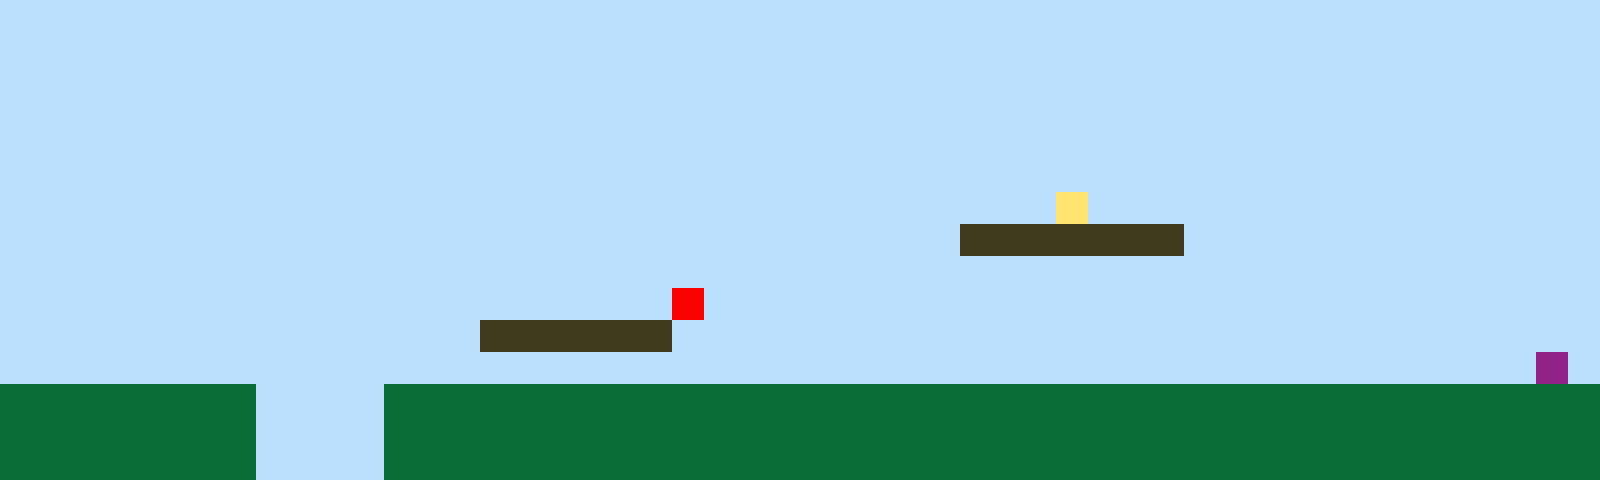

A 2D game scene composited from a Tiled map and its tileset images. What follows is a short description and the map's XML, with every tile layer's data as written:
An orthogonal 50x15 tile map with 32x32 px tiles, 1 tile layer (Tile Layer 1).

<map version="1.10" tiledversion="1.11.2" orientation="orthogonal" renderorder="right-up" width="50" height="15" tilewidth="32" tileheight="32" infinite="0" nextlayerid="2" nextobjectid="1"><editorsettings><export target="map1.csv" format="csv" /></editorsettings><tileset firstgid="1" name="sprites" tilewidth="32" tileheight="32" tilecount="6" columns="3"><image source="sprites.png" width="96" height="64" /></tileset><layer id="1" name="Tile Layer 1" width="50" height="15"><data encoding="csv">1,1,1,1,1,1,1,1,1,1,1,1,1,1,1,1,1,1,1,1,1,1,1,1,1,1,1,1,1,1,1,1,1,1,1,1,1,1,1,1,1,1,1,1,1,1,1,1,1,1,1,1,1,1,1,1,1,1,1,1,1,1,1,1,1,1,1,1,1,1,1,1,1,1,1,1,1,1,1,1,1,1,1,1,1,1,1,1,1,1,1,1,1,1,1,1,1,1,1,1,1,1,1,1,1,1,1,1,1,1,1,1,1,1,1,1,1,1,1,1,1,1,1,1,1,1,1,1,1,1,1,1,1,1,1,1,1,1,1,1,1,1,1,1,1,1,1,1,1,1,1,1,1,1,1,1,1,1,1,1,1,1,1,1,1,1,1,1,1,1,1,1,1,1,1,1,1,1,1,1,1,1,1,1,1,1,1,1,1,1,1,1,1,1,1,1,1,1,1,1,1,1,1,1,1,1,1,1,1,1,1,1,1,1,1,1,1,1,1,1,1,1,1,1,1,1,1,1,1,1,1,1,1,1,1,1,1,1,1,1,1,1,1,1,1,1,1,1,1,1,1,1,1,1,1,1,1,1,1,1,1,1,1,1,1,1,1,1,1,1,1,1,1,1,1,1,1,1,1,1,1,1,1,1,1,1,1,1,1,1,1,1,1,1,1,1,1,1,1,1,1,1,1,1,1,1,1,1,1,1,1,1,1,1,1,1,1,1,1,1,1,1,1,1,1,1,1,1,1,1,1,1,1,4,1,1,1,1,1,1,1,1,1,1,1,1,1,1,1,1,1,1,1,1,1,1,1,1,1,1,1,1,1,1,1,1,1,1,1,1,1,1,1,1,1,1,1,1,1,1,3,3,3,3,3,3,3,1,1,1,1,1,1,1,1,1,1,1,1,1,1,1,1,1,1,1,1,1,1,1,1,1,1,1,1,1,1,1,1,1,1,1,1,1,1,1,1,1,1,1,1,1,1,1,1,1,1,1,1,1,1,1,1,1,1,1,1,1,1,1,1,1,1,1,1,1,1,1,1,1,1,1,1,1,1,1,1,1,1,1,1,5,1,1,1,1,1,1,1,1,1,1,1,1,1,1,1,1,1,1,1,1,1,1,1,1,1,1,1,1,1,1,1,1,1,1,1,1,1,1,1,1,1,1,1,3,3,3,3,3,3,1,1,1,1,1,1,1,1,1,1,1,1,1,1,1,1,1,1,1,1,1,1,1,1,1,1,1,1,1,1,1,1,1,1,1,1,1,1,1,1,1,1,1,1,1,1,1,1,1,1,1,1,1,1,1,1,1,1,1,1,1,1,1,1,1,1,1,1,1,1,1,1,1,1,1,1,1,6,1,2,2,2,2,2,2,2,2,1,1,1,1,2,2,2,2,2,2,2,2,2,2,2,2,2,2,2,2,2,2,2,2,2,2,2,2,2,2,2,2,2,2,2,2,2,2,2,2,2,2,2,2,2,2,2,2,2,2,1,1,1,1,2,2,2,2,2,2,2,2,2,2,2,2,2,2,2,2,2,2,2,2,2,2,2,2,2,2,2,2,2,2,2,2,2,2,2,2,2,2,2,2,2,2,2,2,2,2,1,1,1,1,2,2,2,2,2,2,2,2,2,2,2,2,2,2,2,2,2,2,2,2,2,2,2,2,2,2,2,2,2,2,2,2,2,2,2,2,2,2</data></layer></map>
